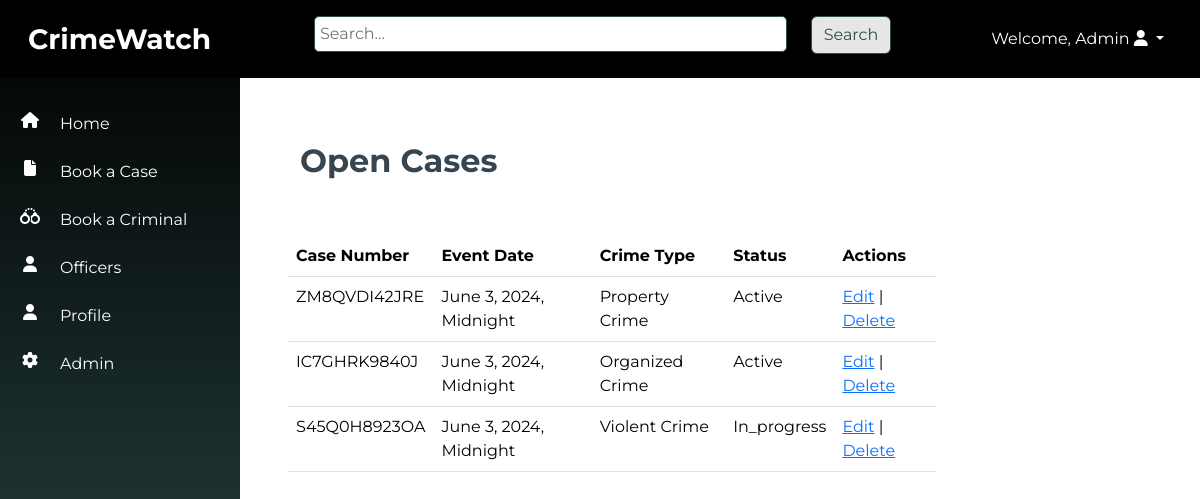
The app's page /cases/open-cases/ (signed in) with its own data.
### cases/models.py (models this page shows, shortened)
class CriminalCase(models.Model):
    CASE_STATUS_CHOICES = [
        ('active', 'Active'),
        ('in_progress', 'In Progress'),
        ('closed', 'Closed'),
    ]
    case_number = models.CharField(max_length=12, unique=True, editable=False)
    event_date = models.DateTimeField()
    crime_type = models.ForeignKey(CrimeType, on_delete=models.CASCADE)
    crime_subcategory = models.ForeignKey(CrimeSubcategory, on_delete=models.CASCADE)
    location_of_crime = models.CharField(max_length=255)
    case_description = models.TextField()
    witnesses = models.CharField(max_length=255)
    known_suspects = models.CharField(max_length=255)
    arrested_suspects = models.CharField(max_length=255)
    case_status = models.CharField(max_length=12, choices=CASE_STATUS_CHOICES)
    pictures_of_evidence = models.ImageField(upload_to='src/images/', null=True, blank=True)
    case_officer = models.ForeignKey(Officer, on_delete=models.CASCADE, null=True)

class CrimeType(models.Model):
    name = models.CharField(max_length=100)
    def __str__(self):
        return self.name

### cases/views.py (the view)
# urls.py: path('open-cases/', views.open_cases_list, name='open_cases_list'),
@login_required
def open_cases_list(request):
    cases = CriminalCase.objects.filter(Q(case_status='active') | Q(case_status='in_progress'))
    return render(request, 'case_filter.html', {'cases': cases, 'title': 'Open Cases'})

### cases/templates/case_filter.html (shortened to what this page needs)
{% extends 'base.html' %}
{% block content %}
<div class="container-fluid p-5">
    <div class="row mb-5">
        <div class="col-6">
            <h1 class="fw-bold fs-2">{{ title }}</h1>
        </div>
    </div>
    <div class="row">
        <table class="table w-75">
            <thead>
                <tr>
                    <th scope="col">Case Number</th>
                    <th scope="col">Event Date</th>
                    <th scope="col">Crime Type</th>
                    <th scope="col">Status</th>
                    <th scope="col">Actions</th>
                </tr>
            </thead>
            <tbody>
                {% for case in cases %}
                    <tr>
                        <td class="text-capitalize">{{ case.case_number }}</td>
                        <td class="text-capitalize">{{ case.event_date }}</td>
                        <td class="text-capitalize">{{ case.crime_type }}</td>
                        <td class="text-capitalize">{{ case.case_status }}</td>
                        <td>
                            <a href="{% url 'case_update' case.pk %}">Edit</a> |
                            <a href="{% url 'case_delete' case.pk %}">Delete</a>
                        </td>
                    </tr>
                {% empty %}
                    <tr>
                        <td colspan="5" class="text-danger text-center">No cases available.</td>
                    </tr>
                {% endfor %}
            </tbody>
        </table>
    </div>
</div>
{% endblock %}

### templates/base.html (shortened to what this page needs)
<!DOCTYPE html>
<html lang="en">
<head>
    <link rel="stylesheet" href="https://cdnjs.cloudflare.com/ajax/libs/font-awesome/6.5.2/css/all.min.css">
    {% load static %}
    <link rel="stylesheet" type="text/css" href="{% static 'src/styles.css' %}">
    <link href="https://cdn.jsdelivr.net/npm/bootstrap@5.3.3/dist/css/bootstrap.min.css" rel="stylesheet">
</head>
<body>
    <nav class="navbar navbar-expand-sm navbar-dark p-3">
        <div class="container-fluid">
            <div class="col-md-3"><a class="navbar-brand fs-3 fw-bold" href="{% url 'home' %}">CrimeWatch</a></div>
            <div class="col-md-6 d-none d-sm-block">
              <form method="get" action="{% url 'search_results' %}">
                <div class="row mb-2 align-items-start">
                  <div class="col-md-10">
                    <input type="text" name="q" placeholder="Search...">
                  </div>
                  <div class="col-md-2 rounded-top">
                    <button type="submit" class="btn btn-gray">Search</button>
                  </div>
              </div>
            </form>
          </div>
                <div class="col-md-3 d-none d-sm-block float-end">
                  {% if user.is_authenticated %}
                  <ul class="navbar-nav ml-3 justify-content-end">
                  <li class="dropdown nav-item">
                      <a href="#" class="dropdown-toggle nav-link text-white text-capitalize" data-bs-toggle="dropdown">Welcome, {{ user.username }} <i class="fa fa-user"></i> <b class="caret"></b></a>
                  </li></ul>
                  {% else %}
                  <li><a href="{% url 'login' %}">Login</a></li>
                  {% endif %}
          </div>
        </div>
      </nav>
    <div class="container-fluid">
        <div class="row">
        <div class="vert-bar d-none d-sm-block">
            <ul class="navbar-nav">
              <li class="nav-item my-1  py-2 row align-items-start">
                <i class="col-3 fa fa-house text-center"></i>
                <a class="col-9 nav-link p-0 m-0" href="{% url 'home' %}">Home</a>
              </li>
              <li class="nav-item my-1  py-2 row align-items-start">
                <i class="col-3 fa fa-file text-center"></i>
                <a class="col-9 nav-link p-0 m-0" href="{% url 'case_create' %}">Book a Case</a>
              </li>
              <li class="nav-item my-1  py-2 row align-items-start">
                <i class="col-3 fa fa-handcuffs text-center"></i>
                <a class="col-9 nav-link p-0 m-0" href="{% url 'criminal_create' %}">Book a Criminal</a>
              </li>
              <li class="nav-item my-1 py-2 row align-items-start">
                <i class="col-3 fa fa-user text-center"></i>
                <a class="col-9 nav-link p-0 m-0" href="{% url 'officer_list' %}">Officers</a>
              </li>
              <li class="nav-item my-1 py-2 row align-items-start">
                <i class="col-3 fa fa-user text-center"></i>
                <a class="col-9 nav-link p-0 m-0" href="{% url 'profile' %}">Profile</a>
              </li>
              <li class="nav-item my-1 py-2 row align-items-start">
                <i class="col-3 fa fa-gear text-center"></i>
                <a class="col-9 nav-link p-0 m-0" href="{% url 'admin:index' %}">Admin</a>
              </li>
              </ul>
        </div>
        <div class="content pt-3">
            {% block content %}{% endblock %}
        </div>
        </div>
    </div>
</body>
</html>

### static/src/styles.css (style rules this page uses)
body { font-family: 'Montserrat', sans-serif !important; color: var(--charcoal) !important; }
:root { --dark-slate-gray:#2F4F4F; --dark-khaki: #BDB76B; --crimson-red: #DC143C; --ivory: ##FFFFF0; --charcoal: #36454F; --dim-gray: #696969; --orange: #FFa500 }
.navbar { background:black; color: var(--dark-slate-gray) !important; z-index: 2; }
.btn-gray { background-color: #e6e6e6 !important; color: var(--ivory) !important; border-color: var(--dark-slate-gray) !important; }
.vert-bar { background-image: linear-gradient(180deg, black, var(--dark-slate-gray)) !important; position: fixed; top: 0; left: 0; z-index: 1; padding-top: 100px !important; width: 20% !important; height: 100%; color: white; padding: 20px 0; overflow-x: hidden; }
input[type="text"], input[type="number"], input[type="email"], input[type="date"], textarea { width:100%; border-radius: 5px; border: solid 1px #2F4F4F; padding:5px; }
.content { width:80% !important; margin: auto 0 0 20%; }

### records on screen
CriminalCase: case_number "ZM8QVDI42JRE", event_date "June 3, 2024, Midnight", crime_type "Property Crime", case_status "Active"
CriminalCase: case_number "IC7GHRK9840J", event_date "June 3, 2024, Midnight", crime_type "Organized Crime", case_status "Active"
CriminalCase: case_number "S45Q0H8923OA", event_date "June 3, 2024, Midnight", crime_type "Violent Crime", case_status "In_progress"

### other values on screen
{{ user.username }} "Admin"
{{ title }} "Open Cases"
